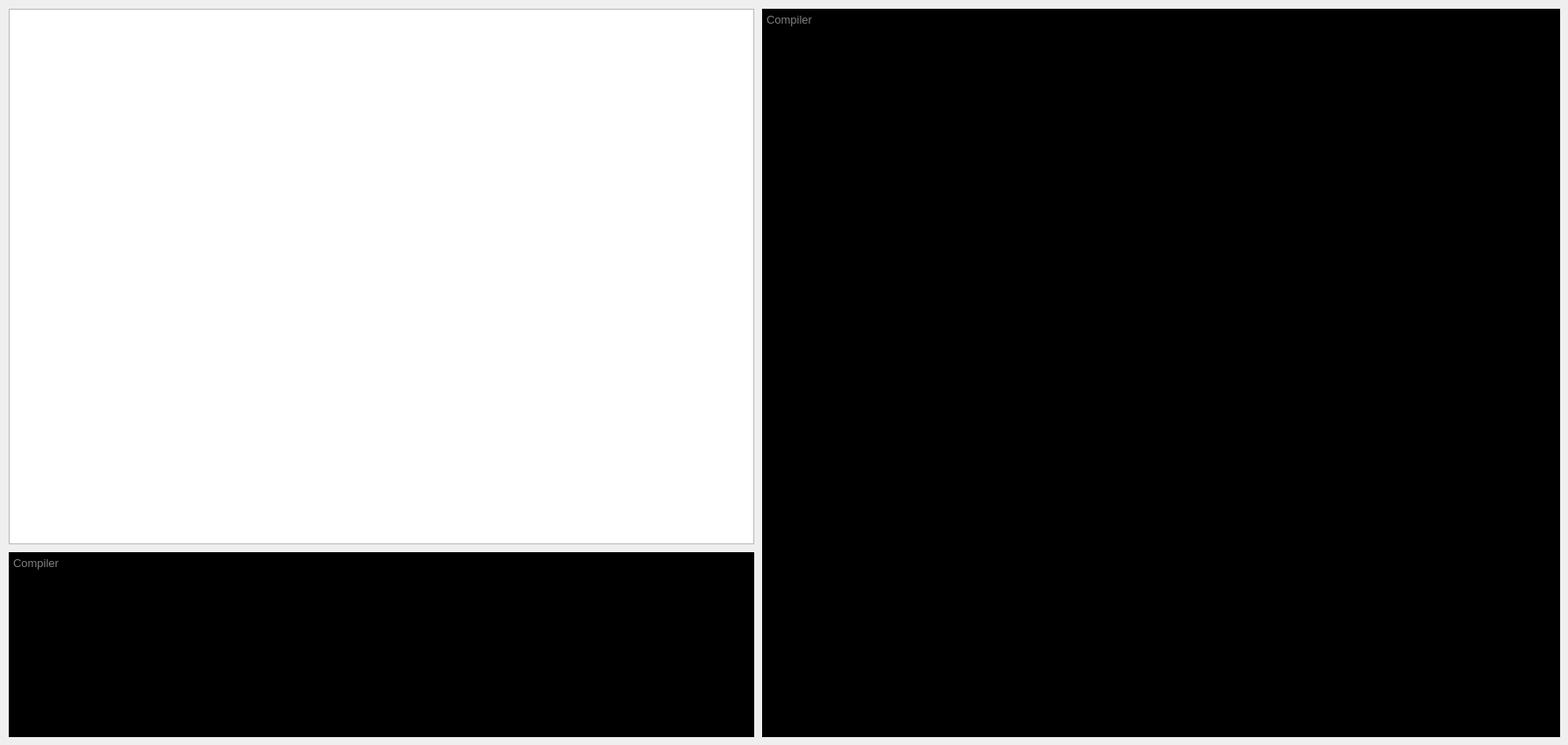
                  <widget class="QWidget" name="page_sim">
                   <property name="enabled">
                    <bool>true</bool>
                   </property>
                   <widget class="QTextEdit" name="text_editor">
                    <property name="enabled">
                     <bool>true</bool>
                    </property>
                    <property name="geometry">
                     <rect>
                      <x>10</x>
                      <y>10</y>
                      <width>851</width>
                      <height>611</height>
                     </rect>
                    </property>
                    <property name="font">
                     <font>
                      <pointsize>14</pointsize>
                     </font>
                    </property>
                    <property name="verticalScrollBarPolicy">
                     <enum>Qt::ScrollBarAsNeeded</enum>
                    </property>
                    <property name="sizeAdjustPolicy">
                     <enum>QAbstractScrollArea::AdjustIgnored</enum>
                    </property>
                   </widget>
                   <widget class="QTextEdit" name="compiler_">
                    <property name="enabled">
                     <bool>true</bool>
                    </property>
                    <property name="geometry">
                     <rect>
                      <x>10</x>
                      <y>630</y>
                      <width>851</width>
                      <height>211</height>
                     </rect>
                    </property>
                    <property name="font">
                     <font>
                      <pointsize>10</pointsize>
                     </font>
                    </property>
                    <property name="styleSheet">
                     <string notr="true">QTextEdit{
	background-color:black;
	color:white;
}</string>
                    </property>
                    <property name="verticalScrollBarPolicy">
                     <enum>Qt::ScrollBarAsNeeded</enum>
                    </property>
                    <property name="sizeAdjustPolicy">
                     <enum>QAbstractScrollArea::AdjustIgnored</enum>
                    </property>
                    <property name="readOnly">
                     <bool>true</bool>
                    </property>
                    <property name="html">
                     <string>&lt;!DOCTYPE HTML PUBLIC &quot;-//W3C//DTD HTML 4.0//EN&quot; &quot;http://www.w3.org/TR/REC-html40/strict.dtd&quot;&gt;
&lt;html&gt;&lt;head&gt;&lt;meta name=&quot;qrichtext&quot; content=&quot;1&quot; /&gt;&lt;style type=&quot;text/css&quot;&gt;
p, li { white-space: pre-wrap; }
&lt;/style&gt;&lt;/head&gt;&lt;body style=&quot; font-family:'MS Shell Dlg 2'; font-size:10pt; font-weight:400; font-style:normal;&quot;&gt;
&lt;p style=&quot;-qt-paragraph-type:empty; margin-top:0px; margin-bottom:0px; margin-left:0px; margin-right:0px; -qt-block-indent:0; text-indent:0px; font-size:7.8pt;&quot;&gt;&lt;br /&gt;&lt;/p&gt;&lt;/body&gt;&lt;/html&gt;</string>
                    </property>
                    <property name="overwriteMode">
                     <bool>true</bool>
                    </property>
                    <property name="textInteractionFlags">
                     <set>Qt::TextSelectableByMouse</set>
                    </property>
                    <property name="placeholderText">
                     <string>Compiler</string>
                    </property>
                   </widget>
                   <widget class="QTextEdit" name="compiler_side_window">
                    <property name="enabled">
                     <bool>true</bool>
                    </property>
                    <property name="geometry">
                     <rect>
                      <x>870</x>
                      <y>10</y>
                      <width>911</width>
                      <height>831</height>
                     </rect>
                    </property>
                    <property name="font">
                     <font>
                      <pointsize>10</pointsize>
                     </font>
                    </property>
                    <property name="styleSheet">
                     <string notr="true">QTextEdit{
	background-color:black;
	color:white;
}</string>
                    </property>
                    <property name="verticalScrollBarPolicy">
                     <enum>Qt::ScrollBarAsNeeded</enum>
                    </property>
                    <property name="sizeAdjustPolicy">
                     <enum>QAbstractScrollArea::AdjustIgnored</enum>
                    </property>
                    <property name="readOnly">
                     <bool>true</bool>
                    </property>
                    <property name="html">
                     <string>&lt;!DOCTYPE HTML PUBLIC &quot;-//W3C//DTD HTML 4.0//EN&quot; &quot;http://www.w3.org/TR/REC-html40/strict.dtd&quot;&gt;
&lt;html&gt;&lt;head&gt;&lt;meta name=&quot;qrichtext&quot; content=&quot;1&quot; /&gt;&lt;style type=&quot;text/css&quot;&gt;
p, li { white-space: pre-wrap; }
&lt;/style&gt;&lt;/head&gt;&lt;body style=&quot; font-family:'MS Shell Dlg 2'; font-size:10pt; font-weight:400; font-style:normal;&quot;&gt;
&lt;p style=&quot;-qt-paragraph-type:empty; margin-top:0px; margin-bottom:0px; margin-left:0px; margin-right:0px; -qt-block-indent:0; text-indent:0px; font-size:7.8pt;&quot;&gt;&lt;br /&gt;&lt;/p&gt;&lt;/body&gt;&lt;/html&gt;</string>
                    </property>
                    <property name="overwriteMode">
                     <bool>true</bool>
                    </property>
                    <property name="textInteractionFlags">
                     <set>Qt::TextSelectableByMouse</set>
                    </property>
                    <property name="placeholderText">
                     <string>Compiler</string>
                    </property>
                   </widget>
                  </widget>
